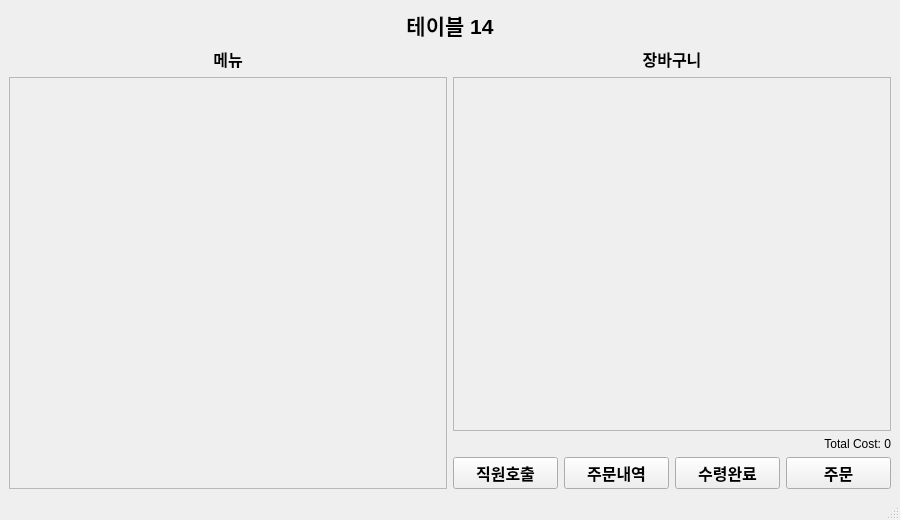
<?xml version="1.0" encoding="UTF-8"?>
<ui version="4.0">
 <class>TableOrderWindow</class>
 <widget class="QMainWindow" name="TableOrderWindow">
  <property name="windowTitle">
   <string>Table Order</string>
  </property>
  <!-- 좌우 스크롤이 생기지 않도록 최소 크기 -->
  <property name="minimumSize">
   <size>
    <width>900</width>
    <height>520</height>
   </size>
  </property>
  <widget class="QWidget" name="centralwidget">
   <!-- 상단 테이블 라벨 + 본문(HBox) -->
   <layout class="QVBoxLayout" name="rootLayout">
    <!-- 상단: 테이블 번호(문구는 코드에서 변경) -->
    <item>
     <widget class="QLabel" name="tableLabel">
      <property name="text">
       <string>테이블 14</string>
      </property>
      <property name="font">
        <font>
          <pointsize>16</pointsize>   <!-- 글자 크기 -->
          <bold>true</bold>           <!-- 굵게 여부 -->
        </font>
      </property>
      <property name="alignment">
        <set>Qt::AlignCenter</set>
      </property>
     </widget>
    </item>
    <!-- 본문: 좌/우 -->
    <item>
     <layout class="QHBoxLayout" name="mainLayout">
      <!-- 왼쪽: 메뉴 타이틀 + 스크롤 -->
      <item>
       <layout class="QVBoxLayout" name="leftPanelLayout">
        <item>
         <widget class="QLabel" name="menuTitleLabel">
          <property name="text">
           <string>메뉴</string>
          </property>
          <property name="font">
            <font>
              <pointsize>12</pointsize>   <!-- 글자 크기 -->
              <bold>true</bold>           <!-- 굵게 여부 -->
            </font>
          </property>
          <property name="alignment">
           <set>Qt::AlignCenter</set>
          </property>
         </widget>
        </item>
        <item>
         <widget class="QScrollArea" name="menuScrollArea">
          <property name="widgetResizable">
           <bool>true</bool>
          </property>
          <property name="horizontalScrollBarPolicy">
           <enum>Qt::ScrollBarAlwaysOff</enum>
          </property>
          <widget class="QWidget" name="menuScrollContent">
           <layout class="QVBoxLayout" name="menuContainerLayout">
            <!-- 동적 MenuItemWidget들이 여기 들어감 -->
            <item>
             <spacer name="menuSpacer">
              <property name="orientation">
               <enum>Qt::Vertical</enum>
              </property>
              <property name="sizeType">
               <enum>QSizePolicy::Expanding</enum>
              </property>
             </spacer>
            </item>
           </layout>
          </widget>
         </widget>
        </item>
       </layout>
      </item>

      <!-- 오른쪽: 장바구니 타이틀 + 스크롤 + 합계 + 버튼들 -->
      <item>
       <layout class="QVBoxLayout" name="rightPanelLayout">
        <item>
         <widget class="QLabel" name="cartTitleLabel">
          <property name="text">
           <string>장바구니</string>
          </property>
          <property name="font">
            <font>
              <pointsize>12</pointsize>   <!-- 글자 크기 -->
              <bold>true</bold>           <!-- 굵게 여부 -->
            </font>
          </property>  
          <property name="alignment">
           <set>Qt::AlignCenter</set>
          </property>
         </widget>
        </item>
        <item>
         <widget class="QScrollArea" name="orderScrollArea">
          <property name="widgetResizable">
           <bool>true</bool>
          </property>
          <property name="horizontalScrollBarPolicy">
           <enum>Qt::ScrollBarAlwaysOff</enum>
          </property>
          <widget class="QWidget" name="orderScrollContent">
           <layout class="QVBoxLayout" name="orderContainerLayout">
            <!-- 동적 주문 카드가 여기 들어감 -->
            <item>
             <spacer name="orderSpacer">
              <property name="orientation">
               <enum>Qt::Vertical</enum>
              </property>
              <property name="sizeType">
               <enum>QSizePolicy::Expanding</enum>
              </property>
             </spacer>
            </item>
           </layout>
          </widget>
         </widget>
        </item>
        <item>
         <widget class="QLabel" name="totalCostLabel">
          <property name="text">
           <string>Total Cost: 0</string>
          </property>
          <property name="alignment">
           <set>Qt::AlignRight</set>
          </property>
         </widget>
        </item>
        <item>
         <layout class="QHBoxLayout" name="bottomButtonLayout">
          <item>
           <widget class="QPushButton" name="waiterButton">
            <property name="text">
             <string>직원호출</string>
            </property>
            <property name="font">
              <font>
                <pointsize>12</pointsize>   <!-- 글자 크기 -->
                <bold>true</bold>           <!-- 굵게 여부 -->
              </font>
            </property>
            <property name="minimumHeight">
             <number>60</number>
            </property>
           </widget>
          </item>
          <item>
           <widget class="QPushButton" name="historyButton">
            <property name="text">
             <string>주문내역</string>
            </property>
            <property name="font">
              <font>
                <pointsize>12</pointsize>   <!-- 글자 크기 -->
                <bold>true</bold>           <!-- 굵게 여부 -->
              </font>
            </property>
            <property name="minimumHeight">
             <number>60</number>
            </property>
           </widget>
          </item>
          <item>
           <widget class="QPushButton" name="confirmReceiptButton">
            <property name="text">
             <string>수령완료</string>
            </property>
            <property name="font">
              <font>
                <pointsize>12</pointsize>   <!-- 글자 크기 -->
                <bold>true</bold>           <!-- 굵게 여부 -->
              </font>
            </property>
            <property name="minimumHeight">
             <number>60</number>
            </property>
           </widget>
          </item>
          <item>
           <widget class="QPushButton" name="orderButton">
            <property name="text">
             <string>주문</string>
            </property>
            <property name="font">
              <font>
                <pointsize>12</pointsize>   <!-- 글자 크기 -->
                <bold>true</bold>           <!-- 굵게 여부 -->
              </font>
            </property>
            <property name="minimumHeight">
             <number>60</number>
            </property>
           </widget>
          </item>
         </layout>
        </item>
       </layout>
      </item>
     </layout>
    </item>
   </layout>
  </widget>
  <widget class="QStatusBar" name="statusbar"/>
 </widget>
 <resources/>
 <connections/>
</ui>
